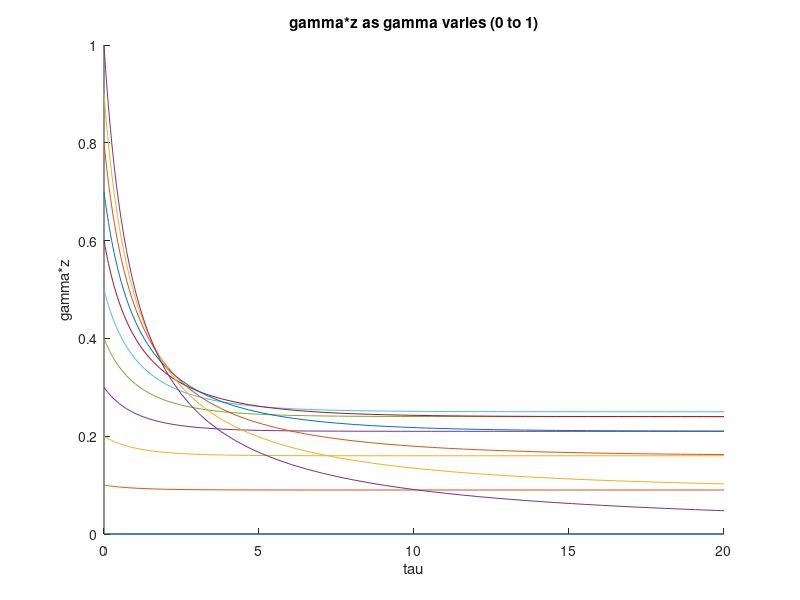
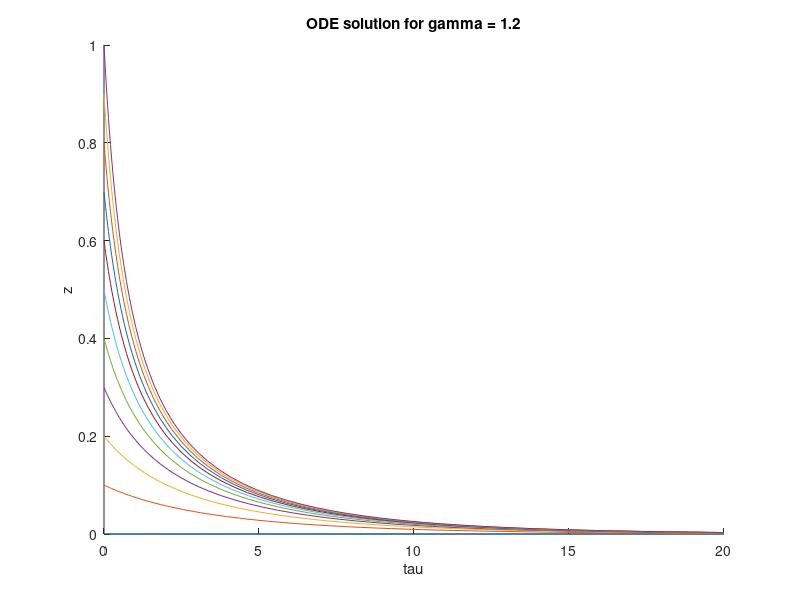

The MATLAB script that drew these images, in order:
%%-----Modelling in Biology Coursework Plots-----%%

clear all; clc;

t = [0 20];
z0 = 1;
figure(1); hold on;
%Looping over various initial conditions (NOW OVER GAMMA INSTEAD TO FIND
%MAX)
for gamma = 0:0.1:1
    
    [t z] = ode45(@(t,z) z * (1 - gamma - z) , [0 20], z0); %Solving ODE
    plot(t, z*gamma);                   %Plotting solution
    
end
xlabel('tau'); ylabel('gamma*z'); title('gamma*z as gamma varies (0 to 1)'); hold off;
clear t; clear z;

%New gamma parameter value
gamma = 1.2;
figure(2); hold on;
%Looping over various initial conditions
for z0 = 0:0.1:1
    
    [t z] = ode45(@(t,z) z * (1 - gamma - z) , [0 20], z0); %Solving ODE
    plot(t, z);                   %Plotting solution
    
end
xlabel('tau'); ylabel('z'); title('ODE solution for gamma = 1.2'); hold off;